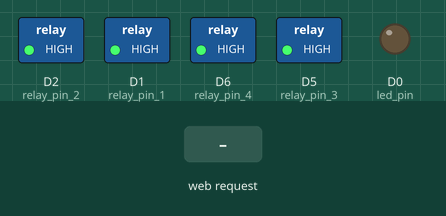
A sketch run on a simulated ESP8266 (NodeMCU). Parts: switched loads named in the sketch (green lamp = pin HIGH), output pins drawn as LEDs (lit = HIGH). The test bench sets the inputs (shaded band). WiFi joins after 1.5 s; servers stay silent unless stated; what the sketch prints to the serial monitor is not drawn.

Above: at 2.7 s.
2.8 s: HTTP request GET /led/0 received
At 3.6 s:
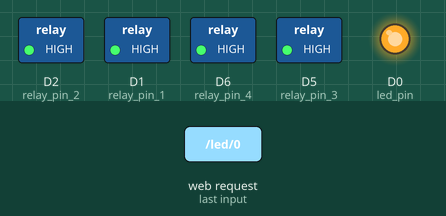
4.3 s: HTTP request GET /pod/1/zone/1/action/1 received
At 4.8 s:
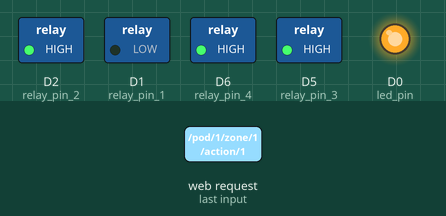
5.8 s: HTTP request GET /led/1 received
At 7.0 s:
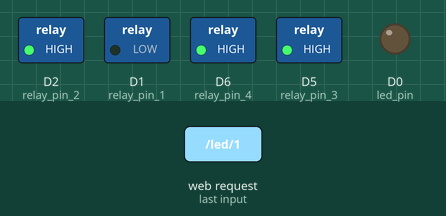
7.3 s: HTTP request GET /pod/1/zone/2/action/1 received
At 8.3 s:
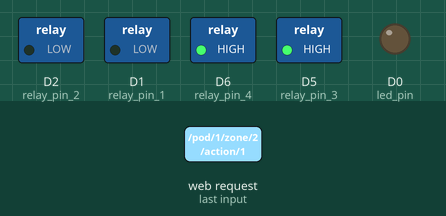
8.8 s: HTTP request GET /pod/1/zone/1/action/0 received
At 9.4 s:
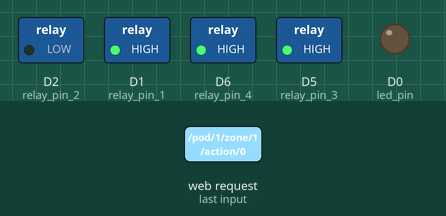
10.3 s: HTTP request GET /pod/1/zone/3/action/1 received
At 11.7 s:
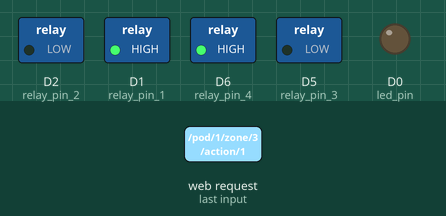
Timing chart, 0 to 12.8 s (numbered marks = the images above; inputs shaded):
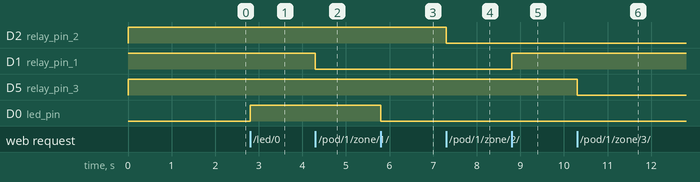

Measured:
- after the input at 2.8 s, D0 (led_pin): LOW → HIGH at once
- after the input at 4.3 s, D1 (relay_pin_1): HIGH → LOW at once
- after the input at 5.8 s, D0 (led_pin): HIGH → LOW at once
- after the input at 7.3 s, D2 (relay_pin_2): HIGH → LOW at once
- after the input at 8.8 s, D1 (relay_pin_1): LOW → HIGH at once
- after the input at 10.3 s, D5 (relay_pin_3): HIGH → LOW at once

The sketch:

sprinkler.ino
```cpp
// NOTE: guh -- https://forum.arduino.cc/t/pyserial-and-esptools-directory-error/671804/5

#include <ESP8266WiFi.h>
#include <ESP8266WebServer.h>

#define relay_on LOW
#define relay_off HIGH
#define relay_pin_1 D1                                      // Relay #1
#define relay_pin_2 D2                                      // Relay #2
#define relay_pin_3 D5                                      // Relay #3
#define relay_pin_4 D6                                      // Relay #4
#define led_on LOW                                          // LED
#define led_off HIGH
#define led_pin 16

#define ssid "bilbo"                                        // WiFi
#define password "readyplayer1"

ESP8266WebServer server(80);


void setup() {

  pinMode(relay_pin_1, OUTPUT);                              // Relay #1
  pinMode(relay_pin_2, OUTPUT);                              // Relay #2
  pinMode(relay_pin_3, OUTPUT);                              // Relay #3
  pinMode(relay_pin_4, OUTPUT);                              // Relay #4

  SetPin(relay_pin_1, relay_off);
  SetPin(relay_pin_2, relay_off);
  SetPin(relay_pin_3, relay_off);
  SetPin(relay_pin_4, relay_off);

  Serial.begin(115200);                                       // start console

  pinMode(led_pin, OUTPUT);                                   // LED

  Serial.println();                                           // Start WiFi
  Serial.println("Configuring access point...");

  WiFi.begin(ssid, password);

  while ( WiFi.status() != WL_CONNECTED ) {
    delay(500);
    Serial.print(".");
  }

  Serial.println();
  Serial.println( "WiFi connected!" );
  Serial.print(   "IP address: \n"  );
  Serial.println(  WiFi.localIP()   );

  server.on("/"                      , []() { RerenderButtons();                   });
  server.on("/led/1"                 , []() { SetPin(led_pin,       led_on      ); });
  server.on("/led/0"                 , []() { SetPin(led_pin,       led_off     ); });
  server.on("/pod/1/zone/1/action/1" , []() { SetPin(relay_pin_1,   relay_on    ); });
  server.on("/pod/1/zone/1/action/0" , []() { SetPin(relay_pin_1,   relay_off   ); });
  server.on("/pod/1/zone/2/action/1" , []() { SetPin(relay_pin_2,   relay_on    ); });
  server.on("/pod/1/zone/2/action/0" , []() { SetPin(relay_pin_2,   relay_off   ); });
  server.on("/pod/1/zone/3/action/1" , []() { SetPin(relay_pin_3,   relay_on    ); });
  server.on("/pod/1/zone/3/action/0" , []() { SetPin(relay_pin_3,   relay_off   ); });
  server.on("/pod/1/zone/4/action/1" , []() { SetPin(relay_pin_4,   relay_on    ); });
  server.on("/pod/1/zone/4/action/0" , []() { SetPin(relay_pin_4,   relay_off   ); });
  Serial.print("JSON API server starting..." );
  server.begin();
  Serial.print("done" );
}


void loop() { server.handleClient(); }


void RerenderButtons() {

  bool led_is_on = digitalRead(led_pin)         == led_on;
  Serial.print( "LED is on: " );
  Serial.print( led_is_on );
  bool zone1_is_on = digitalRead(relay_pin_1)   == relay_on;
  Serial.print( " -- Zone #1 is " );
  Serial.print( zone1_is_on );
  bool zone2_is_on = digitalRead(relay_pin_2)   == relay_on;
  Serial.print( " -- Zone #2 is " );
  Serial.print( zone2_is_on );
  bool zone3_is_on = digitalRead(relay_pin_3)   == relay_on;
  Serial.print( " -- Zone #3 is " );
  Serial.print( zone3_is_on );
  bool zone4_is_on = digitalRead(relay_pin_4)   == relay_on;
  Serial.print( " -- Zone #4 is " );
  Serial.print( zone4_is_on );

  String HTML = "{\"zone1\":" + String(zone1_is_on) + "\"zone2\":" + String(zone2_is_on) + "\"zone3\":" + String(zone3_is_on) + "\"zone4\":" + String(zone4_is_on) + "}";


  // HTML += R"( <h2>  LED Light  </h2>)";
  // HTML += R"( <style> input[type="button"] { display: inline-block; width: 64px; padding: 2px; margin-bottom: 4px; }</style>)";
  // HTML += R"( <input type="button" onClick="location.href='/led/on';"                                   )";
  // HTML +=           led_is_on?"Disabled": "";
  // HTML += R"(       value="ON">                                                                         )";
  // HTML += R"( <input type="button" onClick="location.href='/led/off';"                                  )";
  // HTML +=           ! led_is_on?"Disabled": "";
  // HTML += R"(       value="OFF">                                                                        )";
  // HTML += R"( <br>                                                                                      )";
  // HTML += R"( <h2>  Zone #1  </h2>                                                                      )";
  // HTML += R"( <style> input[type="button"] { width: 64px; padding: 2px; margin-bottom: 4px; }</style>   )";
  // HTML += R"( <input type="button" onClick="location.href='/pod/1/zone/1/mode/on'"                      )";
  // HTML +=         zone1_is_on?"Disabled": "";
  // HTML += R"(     value="ON">                                                                           )";
  // HTML += R"( <input type="button" onClick="location.href='/pod/1/zone/1/mode/off'"                     )";
  // HTML +=         ! zone1_is_on?"Disabled": "";
  // HTML += R"(     value="OFF">                                                                          )";
  // HTML += R"( <br>                                                                                      )";
  // HTML += R"( <h2>  Zone #2  </h2>                                                                      )";
  // HTML += R"( <style>input[type="button"] { width: 64px; padding: 2px; margin-bottom: 4px; }</style>    )";
  // HTML += R"( <input type="button" onClick="location.href='/pod/1/zone/2/mode/on'"                      )";
  // HTML +=         zone2_is_on?"Disabled": "";
  // HTML += R"(     value="ON">                                                                           )";
  // HTML += R"( <input type="button" onClick="location.href='/pod/1/zone/2/mode/off'"                     )";
  // HTML +=         ! zone2_is_on?"Disabled": "";
  // HTML += R"(     value="OFF">                                                                          )";
  // HTML += R"( <br>                                                                                      )";
  // HTML += R"( <h2>  Zone #3  </h2>                                                                      )";
  // HTML += R"( <style>input[type="button"] { width: 64px; padding: 2px; margin-bottom: 4px; }</style>    )";
  // HTML += R"( <input type="button" onClick="location.href='/pod/1/zone/3/mode/on'"                      )";
  // HTML +=         zone3_is_on ? "Disabled" : "";
  // HTML += R"(     value="ON">                                                                           )";
  // HTML += R"( <input type="button" onClick="location.href='/pod/1/zone/3/mode/off'"                     )";
  // HTML +=         ! zone3_is_on?"Disabled": "";
  // HTML += R"(     value="OFF">                                                                          )";
  // HTML += R"( <br>                                                                                      )";
  // HTML += R"( <h2>  Zone #4  </h2>                                                                      )";
  // HTML += R"( <style>input[type="button"] { width: 64px; padding: 2px; margin-bottom: 4px; }</style>    )";
  // HTML += R"( <input type="button" onClick="location.href='/pod/1/zone/4/mode/on'"                      )";
  // HTML +=         zone4_is_on?"Disabled": "";
  // HTML += R"(     value="ON">                                                                           )";
  // HTML += R"( <input type="button" onClick="location.href='/pod/1/zone/4/mode/off'"                     )";
  // HTML +=         ! zone4_is_on?"Disabled": "";
  // HTML += R"(     value="OFF">                                                                          )";


  server.send(200, "text/json", HTML);


}


void SetPin(byte pin_number, byte new_pin_state) {

  digitalWrite(pin_number, new_pin_state);

  Serial.print("\nSetting pin#");
  Serial.print(pin_number);
  Serial.print(" to: ");
  Serial.println(new_pin_state);

  RerenderButtons();
}
```
